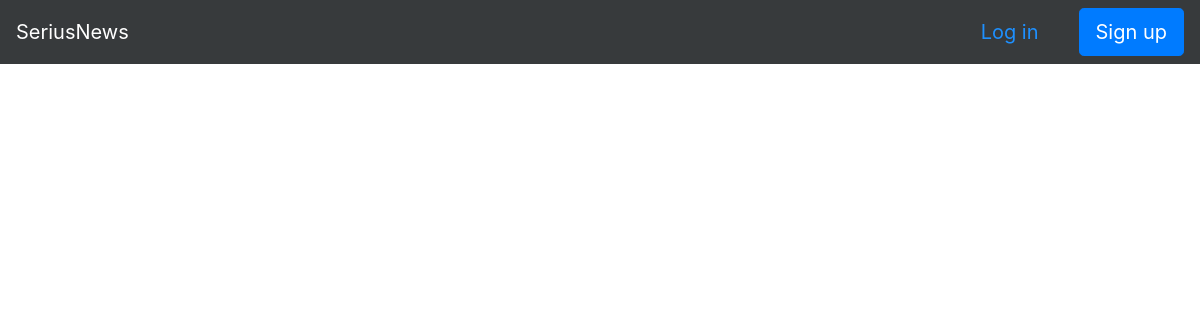
/articles/, run on an earlier commit of the app's database.
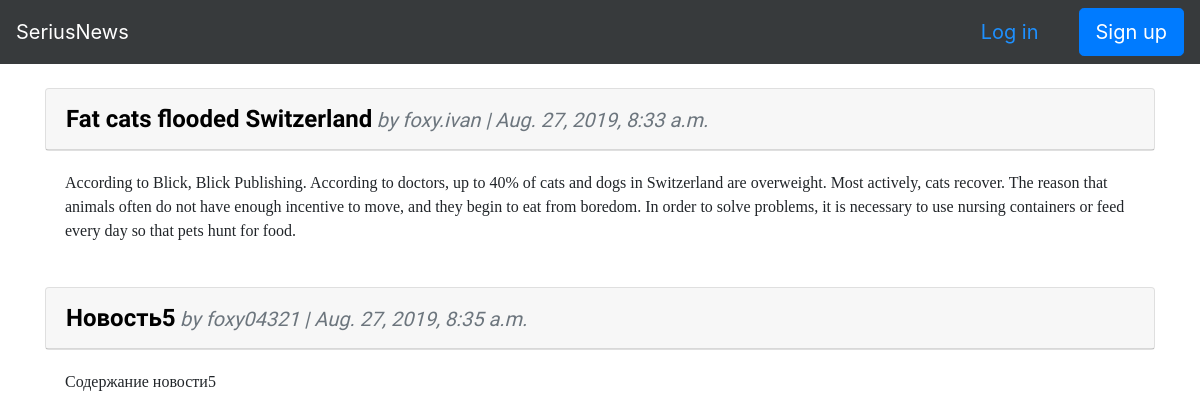
And on a later commit of the database.
### articles/models.py (models this page shows, shortened)
class Article(models.Model):
    title = models.CharField(max_length=255)
    body = models.TextField()
    data = models.DateTimeField(auto_now_add=True)
    author = models.ForeignKey(
        settings.AUTH_USER_MODEL,
        on_delete=models.CASCADE,
    )

### users/models.py (models this page shows)
class CustomUser(AbstractUser):
    age = models.PositiveIntegerField(default = 0)

### articles/views.py (the view)
# urls.py: path('', views.ArticleListView.as_view(), name = 'article_list'),
class ArticleListView(ListView):
    model = Article
    template_name = 'article_list.html'

### templates/article_list.html (shortened to what this page needs)
{% extends 'base.html' %}
{% block content %}
    {% for article in article_list %}
        <div class="card">
            <div class="card-header">
                <span class="font-weight-bold" style="font-family: 'Acme', sans-serif; font-size: 24px"><a href="{% url 'article_detail' article.pk %}" style="text-decoration: none; color: black">{{ article.title }}</a></span>
                <span class="text-muted" style="font-family: 'Acme', sans-serif; font-size: 20px; font-style: italic;">by {{ article.author }} | {{ article.data }}</span>
            </div>
        </div>
        <div class="card-body" style="font-family: 'Hepta Slab', serif; font-size: 16px">
            {{ article.body }}
        </div>
        <br />
    {% endfor %}
{% endblock content %}

### templates/base.html (shortened to what this page needs)
<!DOCTYPE html>
<html lang="en">
<head>
    <link rel="stylesheet" href="https://stackpath.bootstrapcdn.com/bootstrap/4.3.1/css/bootstrap.min.css">
</head>
<body>
    <nav class="navbar navbar-expand-md navbar-dark bg-inverse mb-4" style="background-color: #373a3c;">
        <a class="navbar-brand" href="{% url 'home' %}">SeriusNews</a>
        <div class="collapse navbar-collapse" id="navbarTogglerDemo01">
            {% if user.is_authenticated %}
            <ul class="navbar-nav ml-auto">
                <li class="nav-item">
                    <a class="nav-link dropdown-toggle" href="#" id="userMenu" data-toggle="dropdown" aria-haspopup="true" aria-expanded="false">
                        {{ user.username }}
                    </a>
                    <div class="dropdown-menu dropdown-menu-right" aria-labelledby="userMenu">
                        <a class="dropdown-item" href="{% url 'password_change' %}">Change password</a>
                        <div class="dropdown-divider"></div>
                        <a class="dropdown-item" href="{% url 'logout' %}">Log out</a>
                        <div class="dropdown-divider"></div>
                        <a class="dropdown-item" href="{% url 'my_articles_list' %}">My aricles</a>
                    </div>
                </li>
            </ul>
            {% else %}
                <form class="form-inline ml-auto">
                    <a style="color: dodgerblue; text-decoration: none" href="{% url 'login' %}" class="btn-outline-secondary btn-lg ml-4" aria-pressed="true">Log in</a>
                    <a href="{% url 'signup' %}" class="btn btn-primary btn-lg ml-4">Sign up</a>
                </form>
            {% endif %}
        </div>
    </nav>
        <div class="container">
            {% block content %}
            {% endblock content %}
        </div>
</body>
</html>

What changed in the data, as far as the page shows it:
added Article: title "Fat cats flooded Switzerland", author "foxy.ivan", data "Aug. 27, 2019, 8:33 a.m.", body "According to Blick, Blick Publishing. According to doctors, up to 40% of cats and dogs in Switzerland are overweight. Most actively, cats recover. The reason that animals often do not have enough incentive to move, and they begin to eat from boredom. In order to solve problems, it is necessary to use nursing containers or feed every day so that pets hunt for food."
added Article: title "Новость5", author "foxy04321", data "Aug. 27, 2019, 8:35 a.m.", body "Содержание новости5"
